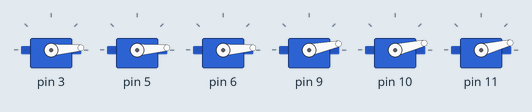
A sketch run on a simulated Arduino Uno, built with avr-gcc and run on an emulated ATmega328P. Parts: 6 × servo.

Above: at 0.3 s.
At 8.4 s:
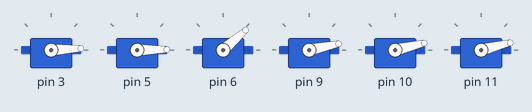
At 28.3 s:
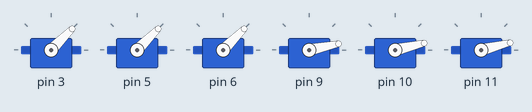
Timing chart, 0 to 40.0 s (numbered marks = the images above):
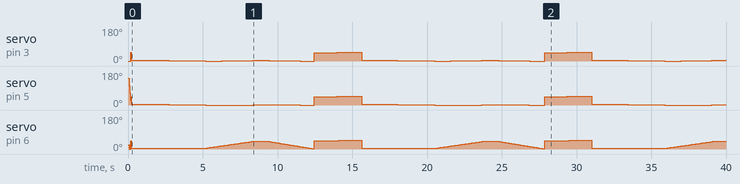

The sketch:

LegExample.ino
```cpp
#include "Leg.h"

// construct both Legs
Leg Left(3,5,6);
Leg Right(9,10,11);

void setup()
{
	Serial.begin(115200);
	// can be random values depending on hardware and design
	Left.initialise(19,180,60);
	Right.initialise(12,13,14);
}

void loop()
{
	// Let's just issue a simple move()
	Left.move(0,0,0);
	while(!Left.update());

	// now we'll increase precision
	Left.higherPrecision(true);
	// Even though we increased precision, the function
	// works with values from 0 to 180 for convenience.

	// Default delay of 2ms steps will be used
	Left.move(5,5,5);
	while(!Left.update());	// keep looping till we get a true

	// we'll lose a little accuracy here, depending on the division
	Left.higherPrecision(false);

	// We'll now take 5 seconds to revert back to original position
	Left.move(0,0,5,5000);
	while(!Left.update());
	// Remember that the transTime passed with the move() is not stored.
	// The next move(), even though you don't pass transTime, will be independent of the previous' transTime.

	// You can, however, set and store the transTime easily.
	Left.setTransTime(3141);	// whatever
	Left.move(3, 1, 41);		// this will take 3.141 seconds
	while(!Left.update());

	// We can also input the transTime to be 0, which is also the default value
	// because I want the initialise() to end as fast as possible.
	// But it is not recommended for weak servos
	// Whatever happens, the shortest transition time is limited by mechanics
	Left.move(19,180,60,0);

	//Right.move(13,6,24);
	//while(!Left.update() && !Right.update())

	delay(1000);
}
```

Leg.h
```cpp
#include <Servo.h>

//#define DEBUG 1
#ifdef DEBUG
 #include <HardwareSerial.h>
#endif

#if ARDUINO >= 100
  #include "Arduino.h"
#else
  #include "WProgram.h"
  #include "pins_arduino.h"
  #include "WConstants.h"
#endif

class Leg
{
private:
    // we need to store data about every servo - the pin, the position, the step direction, and the transition time
    uint8_t _hipPin, _kneePin, _anklePin;
    uint16_t _hip, _knee, _ankle;
    // 0 = increment; 1 = decrement
    bool _hipd, _kneed, _ankled;
    // the time is actually the delay that needs to be elapsed after every update
    uint32_t _hipTime = 2, _kneeTime = 2, _ankleTime = 2;
    // we'll also need variables for the next position
    uint16_t _hipn, _kneen, _anklen;
    // and for updating the servos
    uint32_t prevHipUpdate = 0, prevKneeUpdate = 0, prevAnkleUpdate = 0;
    // and for storing the transition time
    uint32_t _transTime = 0;
    // a beautiful variable this is
    bool _precision = false;
    // we'll just create servo objects for now and initialise it later
    Servo Hip;
    Servo Knee;
    Servo Ankle;

public:

    Leg(uint8_t hipPin, uint8_t kneePin, uint8_t anklePin)
    {
        // default constructor with basic pin initialisations
        _hipPin = hipPin;
        _kneePin = kneePin;
        _anklePin = anklePin;
    }

    /*
    Leg()
    {
        // not being used for now, I have unstructured plans for this
        _hip = hip;
        _knee = knee;
        _ankle = ankle;
    }
    */

    ~Leg(){}

    void initialise(uint8_t hip, uint8_t knee, uint8_t ankle)
    {
        // The initialise is required because the starting position values are needed
        // Also, the starting position might not be (0,0,0)
        // The values of hip, knee and ankle will serve as the default value of a straight leg
        pinMode(_hipPin, OUTPUT);
        pinMode(_anklePin, OUTPUT);
        pinMode(_kneePin, OUTPUT);
        Hip.attach(_hipPin);
        Knee.attach(_kneePin);
        Ankle.attach(_anklePin);
        _hip = hip;
        _knee = knee;
        _ankle = ankle;
        // initialisation should be as fast as possible
        Hip.write(hip);
        Knee.write(knee);
        Ankle.write(ankle);
    }

    void higherPrecision(bool precision)
    {
        // sets the precision from 180 steps to 1000 steps
        // a following call of move() will update the time variables automatically
        if(_precision == precision)
            // nothing to do if previous value is same
            return;
        else
        {
            _precision = precision;
            if(_precision)
            {
                // scale values up
                _hip = map(_hip, 0, 180, 1000, 2000);
                _knee = map(_knee, 0, 180, 1000, 2000);
                _ankle = map(_ankle, 0, 180, 1000, 2000);
                _hipn = map(_hip, 0, 180, 1000, 2000);
                _kneen = map(_knee, 0, 180, 1000, 2000);
                _anklen = map(_ankle, 0, 180, 1000, 2000);
            }
            else
            {
                // scale values down
                _hip = map(_hip, 1000, 2000, 0, 180);
                _knee = map(_knee, 1000, 2000, 0, 180);
                _ankle = map(_ankle, 1000, 2000, 0, 180);
                _hipn = map(_hip, 1000, 2000, 0, 180);
                _kneen = map(_knee, 1000, 2000, 0, 180);
                _anklen = map(_ankle, 1000, 2000, 0, 180);
            }
        }
        #ifdef DEBUG
            Serial.print("Precision: ");
            Serial.println(_precision);
        #endif
    }

    void setTransTime(uint32_t transTime)
    {
        // Well... sets the transTime

        // transTime is actually the time you want to take for the complete movement
        // transTime can be 0
        // higher transTime ==> slower motion
        _transTime = transTime;
        #ifdef DEBUG
            Serial.print("SetTransTime: ");
            Serial.println(_transTime);
        #endif
    }

    void move(uint8_t hipn, uint8_t kneen, uint8_t anklen)
    {
        // this function creates NO motion, just updates variables

        // precautions
        _hipn = constrain(hipn, 0, 180);
        _kneen = constrain(kneen, 0, 180);
        _anklen = constrain(anklen, 0, 180);

        if(_precision)
        {
            // if precise mode is active
            _hipn = map(hipn, 0, 180, 1000, 2000);
            _kneen = map(kneen, 0, 180, 1000, 2000);
            _anklen = map(anklen, 0, 180, 1000, 2000);
        }

        // determine servo step direction
        _hipd = (_hipn > _hip) ? false : true;
        _kneed = (_kneen > _knee) ? false : true;
        _ankled = (_anklen > _ankle) ? false : true;

        if(_transTime)
        {
            // direction 0 ==> new target > current pos
            if(_hip != _hipn)
                _hipTime = _transTime/((_hipd)?(_hip - _hipn):(_hipn - _hip));
            else
                _hipTime = 0;
            if(_knee != _kneen)
                _kneeTime = _transTime/((_kneed)?(_knee - _kneen):(_kneen - _knee));
            else
                _kneeTime = 0;
            if(_ankle != _anklen)
                _ankleTime = _transTime/((_ankled)?(_ankle - _anklen):(_anklen - _ankle));
            else
                _ankleTime = 0;
        }
        else
        {
            // transTime is 0
            _hipTime = 0;
            _kneeTime = 0;
            _ankleTime = 0;
        }
        #ifdef DEBUG
            Serial.print(F("Diff : "));
            Serial.print(_hipn - _hip);
            Serial.print(F("\t"));
            Serial.print(_kneen - _knee);
            Serial.print(F("\t"));
            Serial.println(_anklen - _ankle);
            Serial.print(F("Time : "));
            Serial.print(_hipTime);
            Serial.print(F("\t"));
            Serial.print(_kneeTime);
            Serial.print(F("\t"));
            Serial.println(_ankleTime);
        #endif
    }

    void move(uint8_t hipn, uint8_t kneen, uint8_t anklen, uint32_t transTime)
    {
        // this function creates NO motion, just updates variables

        // precautions
        _hipn = constrain(hipn, 0, 180);
        _kneen = constrain(kneen, 0, 180);
        _anklen = constrain(anklen, 0, 180);

        if(_precision)
        {
            // if precise mode is active
            _hipn = map(hipn, 0, 180, 1000, 2000);
            _kneen = map(kneen, 0, 180, 1000, 2000);
            _anklen = map(anklen, 0, 180, 1000, 2000);
        }

        _hipd = (_hipn > _hip) ? false : true;
        _kneed = (_kneen > _knee) ? false : true;
        _ankled = (_anklen > _ankle) ? false : true;

        if(transTime)
        {
            // direction 0 ==> new target > current pos

            // also, there can be a case where target == current
            // we need to set the delay times to 0 explicitly otherwise the
            // delay time counter will max out and create a huge delay
            // because no divide by zero will be thrown

            if(_hip != _hipn)
                _hipTime = transTime/((_hipd)?(_hip - _hipn):(_hipn - _hip));
            else
                _hipTime = 0;
            if(_knee != _kneen)
                _kneeTime = transTime/((_kneed)?(_knee - _kneen):(_kneen - _knee));
            else
                _kneeTime = 0;
            if(_ankle != _anklen)
                _ankleTime = transTime/((_ankled)?(_ankle - _anklen):(_anklen - _ankle));
            else
                _ankleTime = 0;
        }
        else
        {
            // transTime is 0
            _hipTime = 0;
            _kneeTime = 0;
            _ankleTime = 0;
        }
        #ifdef DEBUG
            Serial.print("TempTransTime: ");
            Serial.println(transTime);
            Serial.print(F("Diff2: "));
            Serial.print(_hipn - _hip);
            Serial.print(F("\t"));
            Serial.print(_kneen - _knee);
            Serial.print(F("\t"));
            Serial.println(_anklen - _ankle);
            Serial.print(F("Time2: "));
            Serial.print(_hipTime);
            Serial.print(F("\t"));
            Serial.print(_kneeTime);
            Serial.print(F("\t"));
            Serial.println(_ankleTime);
        #endif
    }

    bool update()
    {
        // this function needs to be called repeatedly to update ONE STEP of each individual servo

        // return true if the movement is complete
        if(_hipn == _hip && _kneen == _knee && _anklen == _ankle)
            return true;

        // let's not call millis() repeatedly and use one data per call
        uint32_t timeNow = millis();

        if(timeNow - prevHipUpdate > _hipTime && _hip != _hipn)
        {
            _hip = (_hipd) ? _hip - 1 : _hip + 1;
            prevHipUpdate = timeNow;
        }
        if(timeNow - prevKneeUpdate > _kneeTime && _knee != _kneen)
        {
            _knee = (_kneed) ? _knee - 1 : _knee + 1;
            prevKneeUpdate = timeNow;
        }
        if(timeNow - prevAnkleUpdate > _ankleTime && _ankle != _anklen)
        {
            _ankle = (_ankled) ? _ankle - 1 : _ankle + 1;
            prevAnkleUpdate = timeNow;
        }

        if(_precision)
        {
            // use a different method to write values
            Hip.writeMicroseconds(_hip);
            Knee.writeMicroseconds(_knee);
            Ankle.writeMicroseconds(_ankle);
        }
        else
        {
            Hip.write(_hip);
            Knee.write(_knee);
            Ankle.write(_ankle);
        }

        #ifdef DEBUG
            Serial.print(_hip);
            Serial.print(F("\t"));
            Serial.print(_knee);
            Serial.print(F("\t"));
            Serial.println(_ankle);
        #endif

        return false;
    }
};
```

Measured:
- by itself, servo on pin 3: repeats every 15.4 s: 4° 1.2 s, 3° 1.3 s, 2° 1.3 s, 1° 1.3 s, 0° 1.1 s, 1° 1.1 s, 2° 1.1 s, 3° 1.0 s, 2° 1.1 s, 1° 1.1 s, 0° 0.93 s, 44° 0.23 s, 45° 1.3 s, 46° 1.2 s, 47° 0.47 s
